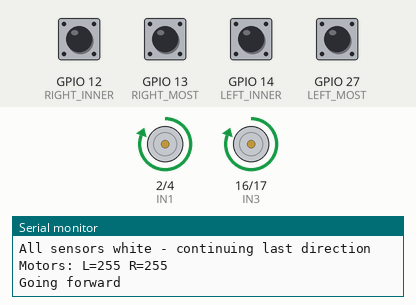
This sketch was run on a simulated ESP32. Parts: motor-driver pin pairs drawn as motors (green arrow = first pin HIGH = forward, orange = second pin HIGH = backward, longer = more drive, scaled by the enable pin), the last lines printed to the serial monitor. The inputs (shaded band) are chosen by the test bench; at power-on: GPIO 12 (RIGHT_INNER), GPIO 13 (RIGHT_MOST), GPIO 14 (LEFT_INNER), GPIO 27 (LEFT_MOST) LOW.

Above: at 4.2 s.
4.3 s: GPIO 12 (RIGHT_INNER) pulled HIGH for 0.15 s
At 4.9 s:
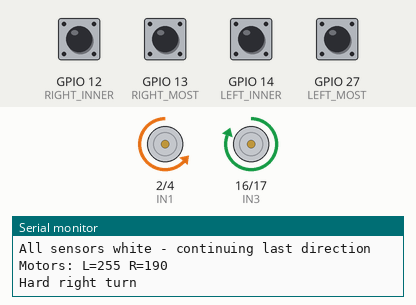
5.9 s: GPIO 14 (LEFT_INNER) pulled HIGH for 0.15 s
At 7.0 s:
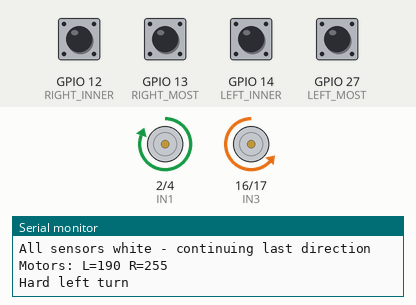
7.5 s: GPIO 13 (RIGHT_MOST) pulled HIGH for 0.15 s
At 8.1 s:
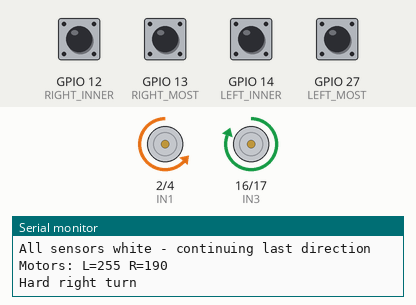
10.6 s: GPIO 12 (RIGHT_INNER) pulled HIGH for 1 s
At 11.2 s:
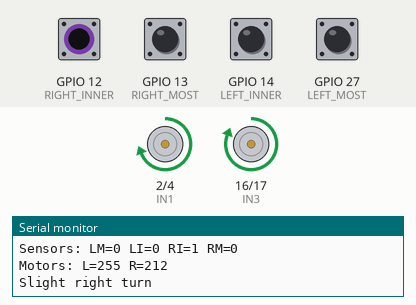
13.1 s: GPIO 14 (LEFT_INNER) pulled HIGH for 1 s
At 13.6 s:
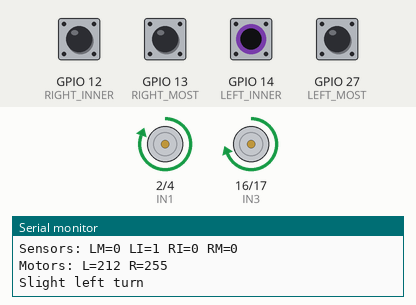
Timing chart, 0 to 16.1 s (numbered marks = the images above; inputs shaded):
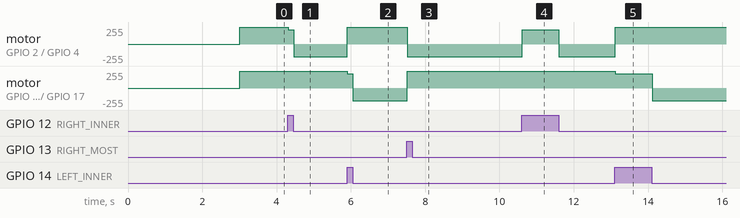

Measured:
- after the input at 4.3 s, motor on GPIO 2 (IN1) / GPIO 4 (IN2): forward 255/255 → forward 211/255 at once, → backward 189/255 0.15 s later
- after the input at 5.9 s, motor on GPIO 2 (IN1) / GPIO 4 (IN2): backward 189/255 → forward 255/255 at once; motor on GPIO 16 (IN3) / GPIO 17 (IN4): forward 255/255 → forward 211/255 at once, → backward 189/255 0.15 s later
- after the input at 7.5 s, motor on GPIO 2 (IN1) / GPIO 4 (IN2): forward 255/255 → backward 189/255 at once; motor on GPIO 16 (IN3) / GPIO 17 (IN4): backward 189/255 → forward 255/255 at once
- after the input at 10.6 s, motor on GPIO 2 (IN1) / GPIO 4 (IN2): backward 189/255 → forward 211/255 at once, → backward 189/255 0.99 s later
- after the input at 13.1 s, motor on GPIO 2 (IN1) / GPIO 4 (IN2): backward 189/255 → forward 255/255 at once; motor on GPIO 16 (IN3) / GPIO 17 (IN4): forward 255/255 → forward 211/255 at once, → backward 189/255 0.99 s later

The sketch:

ESP32-SelfDriving.ino
```cpp
/* ESP32
 * Xe Tự Lái - Thuật Toán Đi Theo Đường Kẻ Đơn Giản
 * Sử dụng driver motor L298N và cảm biến đường kẻ số
 */

#include <Arduino.h>

// Định nghĩa chân cho driver motor L298N
#define ENA 5  // Điều khiển PWM cho motor phải
#define ENB 18  // Điều khiển PWM cho motor trái
#define IN1 2   // Hướng motor phải 1
#define IN2 4   // Hướng motor phải 2
#define IN3 16  // Hướng motor trái 1
#define IN4 17  // Hướng motor trái 2

// Định nghĩa chân cho cảm biến đường kẻ DIGITAL
#define LEFT_MOST 27  // Cảm biến ngoài cùng bên trái
#define LEFT_INNER 14 // Cảm biến trong bên trái
#define RIGHT_INNER 12 // Cảm biến trong bên phải
#define RIGHT_MOST 13 // Cảm biến ngoài cùng bên phải

// Biến tốc độ motor
int baseSpeed = 255;  // Tốc độ cơ bản cho motor, phạm vi 0-255
int turnSpeed = 212;   // Tốc độ thường cho bánh trong khi rẽ nhẹ
int hardTurnSpeed = 190; // Tốc độ ngược cho bánh trong khi rẽ mạnh
#define DEBUG_MODE true

// Thuộc tính PWM cho ESP32
const int freq = 5000; // Tần số PWM 5kHz
const int resolution = 8;  // Độ phân giải 8-bit, 0-255

// Cho khôi phục khẩn cấp
bool finishLineDetected = false; // ĐỪNG THAY ĐỔI
// Biến này được sử dụng để chỉ báo khi phát hiện vạch đích

// Cho các mẫu nhấp nháy LED
unsigned long lastLedToggle = 0;
int ledBlinkInterval = 500; // Khoảng thời gian nhấp nháy mặc định tính bằng ms

// Cho khôi phục khẩn cấp
#define RECOVERY_TURN_DIRECTION 1  // 1 = rẽ phải, -1 = rẽ trái

// Cho logic rẽ cải tiến
int lastActiveSensor = 0; // 0=không có, -2=trái nhất, -1=trái trong, 1=phải trong, 2=phải nhất
bool inHardLeftTurn = false;
bool inHardRightTurn = false;
unsigned long turnStartTime = 0;
const unsigned long MIN_TURN_TIME = 0; // Thời gian rẽ tối thiểu tính bằng milliseconds

void setup() {
    // Khởi tạo serial để debug
    Serial.begin(115200);
    Serial.println("ESP32 Self-Driving Car starting...");

    // Bỏ cấu hình LED (không cần thiết)
    // pinMode(LED_PIN, OUTPUT);
    // digitalWrite(LED_PIN, HIGH); // Tắt LED (có thể bị đảo trên một số board)

    // Cấu hình các chân điều khiển motor
    pinMode(IN1, OUTPUT);
    pinMode(IN2, OUTPUT);
    pinMode(IN3, OUTPUT);
    pinMode(IN4, OUTPUT);

    // Cấu hình PWM của ESP32 để điều khiển motor sử dụng hàm ledcAttach mới
    // Tự động chọn channel phù hợp
    ledcAttach(ENA, freq, resolution);  // Tự động gán channel cho ENA
    ledcAttach(ENB, freq, resolution);  // Tự động gán channel cho ENB

    // Khởi tạo các chân cảm biến đường kẻ
    pinMode(LEFT_MOST, INPUT);
    pinMode(LEFT_INNER, INPUT);
    pinMode(RIGHT_INNER, INPUT);
    pinMode(RIGHT_MOST, INPUT);

    // Đếm ngược trước khi bắt đầu - không có LED nhấp nháy
    Serial.println("Starting in:");
    for (int i = 3; i > 0; i--) {
        Serial.println(i);
        delay(1000);
    }

    Serial.println("GO!");
}

// Hàm điều khiển motor
void setMotors(int leftSpeed, int rightSpeed) {
    // Giới hạn tốc độ trong phạm vi PWM hợp lệ
    leftSpeed = constrain(leftSpeed, -255, 255);
    rightSpeed = constrain(rightSpeed, -255, 255);

    // Motor trái - điều khiển bằng IN3, IN4
    if (leftSpeed >= 0) {
        digitalWrite(IN3, HIGH);
        digitalWrite(IN4, LOW);
    } else {
        digitalWrite(IN3, LOW);
        digitalWrite(IN4, HIGH);
        leftSpeed = -leftSpeed;  // Chuyển tốc độ âm thành giá trị PWM dương
    }

    // Motor phải - điều khiển bằng IN1, IN2
    if (rightSpeed >= 0) {
        digitalWrite(IN1, HIGH);
        digitalWrite(IN2, LOW);
    } else {
        digitalWrite(IN1, LOW);
        digitalWrite(IN2, HIGH);
        rightSpeed = -rightSpeed;  // Chuyển tốc độ âm thành giá trị PWM dương
    }

    // Áp dụng điều khiển tốc độ PWM sử dụng ledcWrite dựa trên pin cho API mới
    ledcWrite(ENB, leftSpeed);   // Ghi vào pin ENB cho motor trái
    ledcWrite(ENA, rightSpeed);  // Ghi vào pin ENA cho motor phải

    if (DEBUG_MODE) {
        Serial.print("Motors: L=");
        Serial.print(leftSpeed);
        Serial.print(" R=");
        Serial.println(rightSpeed);
    }
}

// Hàm dừng motor
void stopMotors() {
    digitalWrite(IN1, LOW);
    digitalWrite(IN2, LOW);
    digitalWrite(IN3, LOW);
    digitalWrite(IN4, LOW);
    ledcWrite(ENA, 0); // Dừng motor phải
    ledcWrite(ENB, 0); // Dừng motor trái
    Serial.println("Motors stopped");
}

// Đọc giá trị cảm biến đường kẻ và trả về quyết định điều khiển
int readSensors() {
    // Đọc giá trị số từ 4 cảm biến
    // ĐÃ SỬA: Đọc số: 1 cho đường kẻ đen, 0 cho bề mặt trắng
    int leftMost = digitalRead(LEFT_MOST);
    int leftInner = digitalRead(LEFT_INNER);
    int rightInner = digitalRead(RIGHT_INNER);
    int rightMost = digitalRead(RIGHT_MOST);

    if (DEBUG_MODE) {
        Serial.print("Sensors: LM=");
        Serial.print(leftMost);
        Serial.print(" LI=");
        Serial.print(leftInner);
        Serial.print(" RI=");
        Serial.print(rightInner);
        Serial.print(" RM=");
        Serial.println(rightMost);
    }

    // Kiểm tra vạch đích (tất cả cảm biến đọc đen)
    if (leftMost == 1 && leftInner == 1 && rightInner == 1 && rightMost == 1) {
        // Thêm debounce để tránh phát hiện sai
        delay(50);

        // Đọc lại để xác nhận
        leftMost = digitalRead(LEFT_MOST);
        leftInner = digitalRead(LEFT_INNER);
        rightInner = digitalRead(RIGHT_INNER);
        rightMost = digitalRead(RIGHT_MOST);

        // Chỉ dừng nếu vẫn phát hiện vạch đích
        if (leftMost == 1 && leftInner == 1 && rightInner == 1 && rightMost == 1) {
            finishLineDetected = true;
            return 0; // Dừng
        }
    }

    // Kiểm tra "ra khỏi đường" - tất cả cảm biến đọc trắng
    if (leftMost == 0 && leftInner == 0 && rightInner == 0 && rightMost == 0) {
        if (DEBUG_MODE) {
            Serial.println("All sensors white - continuing last direction");
        }

        // Tiếp tục rẽ theo hướng cuối cùng cho đến khi tìm thấy đường lại
        if (lastActiveSensor < 0) {
            return -2; // Tiếp tục rẽ trái dựa trên phát hiện cuối
        } else if (lastActiveSensor > 0) {
            return 2; // Tiếp tục rẽ phải dựa trên phát hiện cuối
        } else {
            return 10; // Đi thẳng nếu không có hướng trước
        }
    }

    // Xử lý chuyển tiếp rẽ và theo dõi cảm biến

    // Rẽ trái mạnh được khởi tạo bởi cảm biến trái nhất
    if (leftMost == 1) {
        lastActiveSensor = -2;
        inHardLeftTurn = true;
        inHardRightTurn = false;
        turnStartTime = millis();
        return -2; // Rẽ trái mạnh
    }

    // Rẽ phải mạnh được khởi tạo bởi cảm biến phải nhất
    if (rightMost == 1) {
        lastActiveSensor = 2;
        inHardRightTurn = true;
        inHardLeftTurn = false;
        turnStartTime = millis();
        return 2; // Rẽ phải mạnh
    }

    // Kiểm tra nếu nên thoát khỏi rẽ mạnh khi cảm biến trong phát hiện đường
    if (inHardLeftTurn && leftInner == 1) {
        // Thoát khỏi rẽ trái mạnh nếu cảm biến trái trong thấy đường lại
        // và thời gian rẽ tối thiểu đã qua
        if (millis() - turnStartTime > MIN_TURN_TIME) {
            inHardLeftTurn = false;
            lastActiveSensor = -1;
            return -1; // Chuyển sang rẽ trái nhẹ
        } else {
            return -2; // Tiếp tục rẽ trái mạnh cho đến thời gian tối thiểu
        }
    }

    if (inHardRightTurn && rightInner == 1) {
        // Thoát khỏi rẽ phải mạnh nếu cảm biến phải trong thấy đường lại
        // và thời gian rẽ tối thiểu đã qua
        if (millis() - turnStartTime > MIN_TURN_TIME) {
            inHardRightTurn = false;
            lastActiveSensor = 1;
            return 1; // Chuyển sang rẽ phải nhẹ
        } else {
            return 2; // Tiếp tục rẽ phải mạnh cho đến thời gian tối thiểu
        }
    }

    // Tiếp tục rẽ mạnh nếu đang trong một lần rẽ
    if (inHardLeftTurn) {
        return -2;
    }
    if (inHardRightTurn) {
        return 2;
    }

    // Theo đường bình thường cho rẽ nhẹ
    if (leftInner == 1) {
        lastActiveSensor = -1;
        return -1; // Rẽ trái nhẹ - cảm biến trái phát hiện đường
    }

    if (rightInner == 1) {
        lastActiveSensor = 1;
        return 1; // Rẽ phải nhẹ - cảm biến phải phát hiện đường
    }

    // Mặc định - đi thẳng
    return 10; // Tiến
}

// Kiểm tra lệnh serial
void checkSerialCommands() {
    if (Serial.available() > 0) {
        String command = Serial.readStringUntil('\n');
        command.trim();

        Serial.println("Lệnh không xác định. Các lệnh có sẵn:");
        Serial.println("  Hiện tại không có lệnh nào");
    }
}

void loop() {
    // Kiểm tra lệnh serial
    checkSerialCommands();

    // Đọc vị trí đường kẻ
    int controlDecision = readSensors();

    // Kiểm tra phát hiện vạch đích
    if (finishLineDetected) {
        stopMotors();

        // Không sử dụng LED để chỉ báo vạch đích
        if (DEBUG_MODE) {
            Serial.println("Finish line detected! Car stopped.");
        }
        return;
    }

    // Áp dụng quyết định điều khiển cho motor
    switch (controlDecision) {
        case 1: // Rẽ phải nhẹ
            setMotors(baseSpeed, turnSpeed); // Motor trái nhanh hơn, motor phải chậm hơn để rẽ phải
            if (DEBUG_MODE) Serial.println("Slight right turn");
            break;

        case -1: // Rẽ trái nhẹ
            setMotors(turnSpeed, baseSpeed); // Motor trái chậm hơn, motor phải nhanh hơn để rẽ trái
            if (DEBUG_MODE) Serial.println("Slight left turn");
            break;

        case 2: // Rẽ phải mạnh
            setMotors(baseSpeed, -hardTurnSpeed); // Motor trái tiến, motor phải lùi để rẽ mạnh
            if (DEBUG_MODE) Serial.println("Hard right turn");
            break;

        case -2: // Rẽ trái mạnh
            setMotors(-hardTurnSpeed, baseSpeed); // Motor trái lùi, motor phải tiến để rẽ mạnh
            if (DEBUG_MODE) Serial.println("Hard left turn");
            break;

        case 0: // Dừng (phát hiện vạch đích)
            stopMotors();
            if (finishLineDetected) {
                if (DEBUG_MODE) Serial.println("Finish line detected! Car stopped.");
            }
            break;

        case 3: // Rẽ phải khôi phục
            setMotors(baseSpeed, -turnSpeed);
            if (DEBUG_MODE) Serial.println("Recovery right turn");
            break;

        case -3: // Rẽ trái khôi phục
            setMotors(-turnSpeed, baseSpeed);
            if (DEBUG_MODE) Serial.println("Recovery left turn");
            break;

        default: // Tiến
            setMotors(baseSpeed, baseSpeed);
            if (DEBUG_MODE) Serial.println("Going forward");
            break;
    }

    // Delay ngắn
    delay(20); // Điều chỉnh theo nhu cầu về độ phản hồi
}
```
